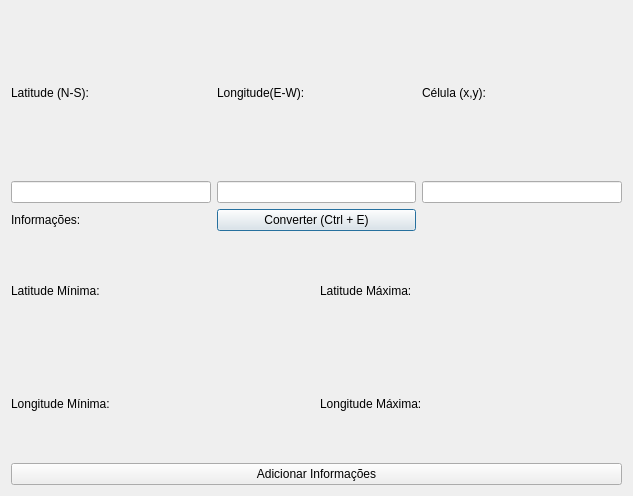
<?xml version="1.0" encoding="UTF-8"?>
<ui version="4.0">
 <class>Dialog</class>
 <widget class="QDialog" name="Dialog">
  <property name="geometry">
   <rect>
    <x>0</x>
    <y>0</y>
    <width>633</width>
    <height>496</height>
   </rect>
  </property>
  <property name="windowTitle">
   <string>Dialog</string>
  </property>
  <layout class="QGridLayout" name="gridLayout_3">
   <item row="0" column="0">
    <layout class="QGridLayout" name="gridLayout">
     <item row="0" column="2">
      <widget class="QLabel" name="label_2">
       <property name="text">
        <string>Longitude(E-W):</string>
       </property>
      </widget>
     </item>
     <item row="2" column="0">
      <widget class="QLineEdit" name="lineEdit_latitude"/>
     </item>
     <item row="2" column="2">
      <widget class="QLineEdit" name="lineEdit_longitude"/>
     </item>
     <item row="0" column="4">
      <widget class="QLabel" name="label_3">
       <property name="text">
        <string>Célula (x,y):</string>
       </property>
      </widget>
     </item>
     <item row="2" column="4">
      <widget class="QLineEdit" name="lineEdit_celula"/>
     </item>
     <item row="0" column="0">
      <widget class="QLabel" name="label">
       <property name="text">
        <string>Latitude (N-S):</string>
       </property>
      </widget>
     </item>
     <item row="3" column="0">
      <widget class="QLabel" name="info">
       <property name="text">
        <string>Informações:</string>
       </property>
      </widget>
     </item>
     <item row="3" column="2">
      <widget class="QPushButton" name="botao_converte">
       <property name="text">
        <string>Converter (Ctrl + E)</string>
       </property>
       <property name="shortcut">
        <string>Ctrl+E</string>
       </property>
      </widget>
     </item>
    </layout>
   </item>
   <item row="2" column="0">
    <layout class="QGridLayout" name="gridLayout_2">
     <item row="2" column="0">
      <widget class="QLabel" name="long_min">
       <property name="text">
        <string>Longitude Mínima:</string>
       </property>
      </widget>
     </item>
     <item row="0" column="0">
      <widget class="QLabel" name="lat_min">
       <property name="text">
        <string>Latitude Mínima:</string>
       </property>
      </widget>
     </item>
     <item row="2" column="1">
      <widget class="QLabel" name="long_max">
       <property name="text">
        <string>Longitude Máxima:</string>
       </property>
      </widget>
     </item>
     <item row="0" column="1">
      <widget class="QLabel" name="lat_max">
       <property name="text">
        <string>Latitude Máxima:</string>
       </property>
      </widget>
     </item>
    </layout>
   </item>
   <item row="3" column="0">
    <widget class="QPushButton" name="add_info">
     <property name="text">
      <string>Adicionar Informações</string>
     </property>
    </widget>
   </item>
  </layout>
 </widget>
 <resources/>
 <connections>
  <connection>
   <sender>botao_converte</sender>
   <signal>clicked()</signal>
   <receiver>Dialog</receiver>
   <slot>converteLatLon()</slot>
   <hints>
    <hint type="sourcelabel">
     <x>435</x>
     <y>205</y>
    </hint>
    <hint type="destinationlabel">
     <x>356</x>
     <y>136</y>
    </hint>
   </hints>
  </connection>
  <connection>
   <sender>add_info</sender>
   <signal>clicked()</signal>
   <receiver>Dialog</receiver>
   <slot>show_add_info()</slot>
   <hints>
    <hint type="sourcelabel">
     <x>221</x>
     <y>463</y>
    </hint>
    <hint type="destinationlabel">
     <x>318</x>
     <y>178</y>
    </hint>
   </hints>
  </connection>
 </connections>
 <slots>
  <slot>converteLatLon()</slot>
  <slot>slot1()</slot>
  <slot>show_add_info()</slot>
 </slots>
</ui>
